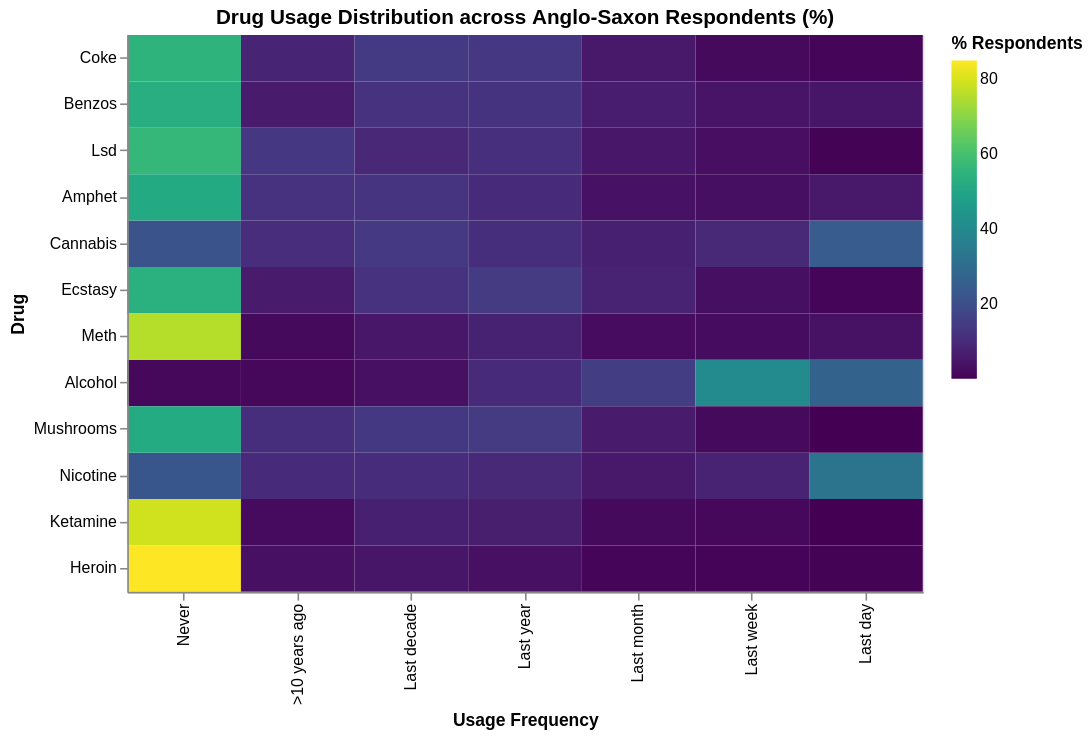

Notebook cell for this chart:
### Markdown cell above
## 4. Drug Usage Prevalence

### Code cell
# Noms en minuscules — adapter base_drugs
base_drugs = ['cannabis', 'alcohol', 'nicotine', 'ecstasy', 'coke',
              'lsd', 'ketamine', 'mushrooms', 'amphet', 'benzos',
              'heroin', 'meth']

focus_drugs = [d for d in base_drugs if d in df_as.columns]
print("Drogues trouvées :", focus_drugs)  # Vérification

records = []
for drug in focus_drugs:
    for label in usage_order:  # usage_order = ['CL0','CL1',...,'CL6']
        pct = (df_as[drug] == label).sum() / len(df_as) * 100
        records.append({
            'Drug': drug.capitalize(),   # Capitalise pour l'affichage
            'Usage': usage_labels[label],
            'UsageOrder': usage_order.index(label),
            'Pct': round(pct, 1)
        })

df_heatmap = pd.DataFrame(records)
print(df_heatmap[df_heatmap['Pct'] > 0].head(10))  # Doit afficher des valeurs

# Graphe
usage_display_order = [usage_labels[u] for u in usage_order]

chart_heatmap = alt.Chart(df_heatmap).mark_rect().encode(
    x=alt.X('Usage:O', sort=usage_display_order, title='Usage Frequency'),
    y=alt.Y('Drug:N', sort=alt.EncodingSortField(field='Pct', op='sum', order='descending'), title='Drug'),
    color=alt.Color('Pct:Q', scale=alt.Scale(scheme='viridis'), title='% Respondents'),
    tooltip=['Drug:N', 'Usage:O', alt.Tooltip('Pct:Q', title='% Respondents', format='.1f')]
).properties(
    title='Drug Usage Distribution across Anglo-Saxon Respondents (%)',
    width=500, height=350
)

chart_heatmap

### Figure 1 — Vega-Lite specification as saved in the notebook (floating-point values rounded to 4 significant figures)
{"config": {"view": {"continuousWidth": 300, "continuousHeight": 300}}, "data": {"name": "data-49722630c190c1f9a8034d82c9895eca"}, "mark": {"type": "rect"}, "encoding": {"color": {"field": "Pct", "scale": {"scheme": "viridis"}, "title": "% Respondents", "type": "quantitative"}, "tooltip": [{"field": "Drug", "type": "nominal"}, {"field": "Usage", "type": "ordinal"}, {"field": "Pct", "format": ".1f", "title": "% Respondents", "type": "quantitative"}], "x": {"field": "Usage", "sort": ["Never", ">10 years ago", "Last decade", "Last year", "Last month", "Last week", "Last day"], "title": "Usage Frequency", "type": "ordinal"}, "y": {"field": "Drug", "sort": {"field": "Pct", "op": "sum", "order": "descending"}, "title": "Drug", "type": "nominal"}}, "height": 350, "title": "Drug Usage Distribution across Anglo-Saxon Respondents (%)", "width": 500, "$schema": "https://vega.github.io/schema/vega-lite/v5.20.1.json", "datasets": {"data-49722630c190c1f9a8034d82c9895eca": [{"Drug": "Cannabis", "Usage": "Never", "UsageOrder": 0, "Pct": 21.9}, {"Drug": "Cannabis", "Usage": ">10 years ago", "UsageOrder": 1, "Pct": 11.0}, {"Drug": "Cannabis", "Usage": "Last decade", "UsageOrder": 2, "Pct": 14.1}, {"Drug": "Cannabis", "Usage": "Last year", "UsageOrder": 3, "Pct": 11.2}, {"Drug": "Cannabis", "Usage": "Last month", "UsageOrder": 4, "Pct": 7.4}, {"Drug": "Cannabis", "Usage": "Last week", "UsageOrder": 5, "Pct": 9.8}, {"Drug": "Cannabis", "Usage": "Last day", "UsageOrder": 6, "Pct": 24.6}, {"Drug": "Alcohol", "Usage": "Never", "UsageOrder": 0, "Pct": 1.8}, {"Drug": "Alcohol", "Usage": ">10 years ago", "UsageOrder": 1, "Pct": 1.8}, {"Drug": "Alcohol", "Usage": "Last decade", "UsageOrder": 2, "Pct": 3.6}, {"Drug": "Alcohol", "Usage": "Last year", "UsageOrder": 3, "Pct": 10.5}, {"Drug": "Alcohol", "Usage": "Last month", "UsageOrder": 4, "Pct": 15.2}, {"Drug": "Alcohol", "Usage": "Last week", "UsageOrder": 5, "Pct": 40.3}, {"Drug": "Alcohol", "Usage": "Last day", "UsageOrder": 6, "Pct": 26.8}, {"Drug": "Nicotine", "Usage": "Never", "UsageOrder": 0, "Pct": 22.7}, {"Drug": "Nicotine", "Usage": ">10 years ago", "UsageOrder": 1, "Pct": 10.2}, {"Drug": "Nicotine", "Usage": "Last decade", "UsageOrder": 2, "Pct": 10.8}, {"Drug": "Nicotine", "Usage": "Last year", "UsageOrder": 3, "Pct": 9.8}, {"Drug": "Nicotine", "Usage": "Last month", "UsageOrder": 4, "Pct": 5.7}, {"Drug": "Nicotine", "Usage": "Last week", "UsageOrder": 5, "Pct": 8.3}, {"Drug": "Nicotine", "Usage": "Last day", "UsageOrder": 6, "Pct": 32.4}, {"Drug": "Ecstasy", "Usage": "Never", "UsageOrder": 0, "Pct": 54.2}, {"Drug": "Ecstasy", "Usage": ">10 years ago", "UsageOrder": 1, "Pct": 6.0}, {"Drug": "Ecstasy", "Usage": "Last decade", "UsageOrder": 2, "Pct": 12.4}, {"Drug": "Ecstasy", "Usage": "Last year", "UsageOrder": 3, "Pct": 14.7}, {"Drug": "Ecstasy", "Usage": "Last month", "UsageOrder": 4, "Pct": 8.3}, {"Drug": "Ecstasy", "Usage": "Last week", "UsageOrder": 5, "Pct": 3.3}, {"Drug": "Ecstasy", "Usage": "Last day", "UsageOrder": 6, "Pct": 1.1}, {"Drug": "Coke", "Usage": "Never", "UsageOrder": 0, "Pct": 55.1}, {"Drug": "Coke", "Usage": ">10 years ago", "UsageOrder": 1, "Pct": 8.5}, {"Drug": "Coke", "Usage": "Last decade", "UsageOrder": 2, "Pct": 14.3}, {"Drug": "Coke", "Usage": "Last year", "UsageOrder": 3, "Pct": 13.7}, {"Drug": "Coke", "Usage": "Last month", "UsageOrder": 4, "Pct": 5.3}, {"Drug": "Coke", "Usage": "Last week", "UsageOrder": 5, "Pct": 2.2}, {"Drug": "Coke", "Usage": "Last day", "UsageOrder": 6, "Pct": 1.0}, {"Drug": "Lsd", "Usage": "Never", "UsageOrder": 0, "Pct": 56.7}, {"Drug": "Lsd", "Usage": ">10 years ago", "UsageOrder": 1, "Pct": 13.7}, {"Drug": "Lsd", "Usage": "Last decade", "UsageOrder": 2, "Pct": 9.4}, {"Drug": "Lsd", "Usage": "Last year", "UsageOrder": 3, "Pct": 11.4}, {"Drug": "Lsd", "Usage": "Last month", "UsageOrder": 4, "Pct": 5.1}, {"Drug": "Lsd", "Usage": "Last week", "UsageOrder": 5, "Pct": 3.0}, {"Drug": "Lsd", "Usage": "Last day", "UsageOrder": 6, "Pct": 0.7}, {"Drug": "Ketamine", "Usage": "Never", "UsageOrder": 0, "Pct": 79.0}, {"Drug": "Ketamine", "Usage": ">10 years ago", "UsageOrder": 1, "Pct": 2.4}, {"Drug": "Ketamine", "Usage": "Last decade", "UsageOrder": 2, "Pct": 7.5}, {"Drug": "Ketamine", "Usage": "Last year", "UsageOrder": 3, "Pct": 6.8}, {"Drug": "Ketamine", "Usage": "Last month", "UsageOrder": 4, "Pct": 2.2}, {"Drug": "Ketamine", "Usage": "Last week", "UsageOrder": 5, "Pct": 1.8}, {"Drug": "Ketamine", "Usage": "Last day", "UsageOrder": 6, "Pct": 0.2}, {"Drug": "Mushrooms", "Usage": "Never", "UsageOrder": 0, "Pct": 52.1}, {"Drug": "Mushrooms", "Usage": ">10 years ago", "UsageOrder": 1, "Pct": 11.1}, {"Drug": "Mushrooms", "Usage": "Last decade", "UsageOrder": 2, "Pct": 13.8}, {"Drug": "Mushrooms", "Usage": "Last year", "UsageOrder": 3, "Pct": 14.6}, {"Drug": "Mushrooms", "Usage": "Last month", "UsageOrder": 4, "Pct": 6.1}, {"Drug": "Mushrooms", "Usage": "Last week", "UsageOrder": 5, "Pct": 2.1}, {"Drug": "Mushrooms", "Usage": "Last day", "UsageOrder": 6, "Pct": 0.2}, {"Drug": "Amphet", "Usage": "Never", "UsageOrder": 0, "Pct": 51.8}, {"Drug": "Amphet", "Usage": ">10 years ago", "UsageOrder": 1, "Pct": 12.2}, {"Drug": "Amphet", "Usage": "Last decade", "UsageOrder": 2, "Pct": 12.9}, {"Drug": "Amphet", "Usage": "Last year", "UsageOrder": 3, "Pct": 10.5}, {"Drug": "Amphet", "Usage": "Last month", "UsageOrder": 4, "Pct": 4.0}, {"Drug": "Amphet", "Usage": "Last week", "UsageOrder": 5, "Pct": 3.2}, {"Drug": "Amphet", "Usage": "Last day", "UsageOrder": 6, "Pct": 5.4}, {"Drug": "Benzos", "Usage": "Never", "UsageOrder": 0, "Pct": 53.1}, {"Drug": "Benzos", "Usage": ">10 years ago", "UsageOrder": 1, "Pct": 6.2}, {"Drug": "Benzos", "Usage": "Last decade", "UsageOrder": 2, "Pct": 12.4}, {"Drug": "Benzos", "Usage": "Last year", "UsageOrder": 3, "Pct": 12.5}, {"Drug": "Benzos", "Usage": "Last month", "UsageOrder": 4, "Pct": 6.4}, {"Drug": "Benzos", "Usage": "Last week", "UsageOrder": 5, "Pct": 4.5}, {"Drug": "Benzos", "Usage": "Last day", "UsageOrder": 6, "Pct": 5.0}, {"Drug": "Heroin", "Usage": "Never", "UsageOrder": 0, "Pct": 85.1}, {"Drug": "Heroin", "Usage": ">10 years ago", "UsageOrder": 1, "Pct": 3.6}, {"Drug": "Heroin", "Usage": "Last decade", "UsageOrder": 2, "Pct": 5.0}, {"Drug": "Heroin", "Usage": "Last year", "UsageOrder": 3, "Pct": 3.4}, {"Drug": "Heroin", "Usage": "Last month", "UsageOrder": 4, "Pct": 1.3}, {"Drug": "Heroin", "Usage": "Last week", "UsageOrder": 5, "Pct": 0.8}, {"Drug": "Heroin", "Usage": "Last day", "UsageOrder": 6, "Pct": 0.7}, {"Drug": "Meth", "Usage": "Never", "UsageOrder": 0, "Pct": 75.8}, {"Drug": "Meth", "Usage": ">10 years ago", "UsageOrder": 1, "Pct": 2.1}, {"Drug": "Meth", "Usage": "Last decade", "UsageOrder": 2, "Pct": 5.1}, {"Drug": "Meth", "Usage": "Last year", "UsageOrder": 3, "Pct": 7.9}, {"Drug": "Meth", "Usage": "Last month", "UsageOrder": 4, "Pct": 2.7}, {"Drug": "Meth", "Usage": "Last week", "UsageOrder": 5, "Pct": 2.5}, {"Drug": "Meth", "Usage": "Last day", "UsageOrder": 6, "Pct": 3.9}]}}
